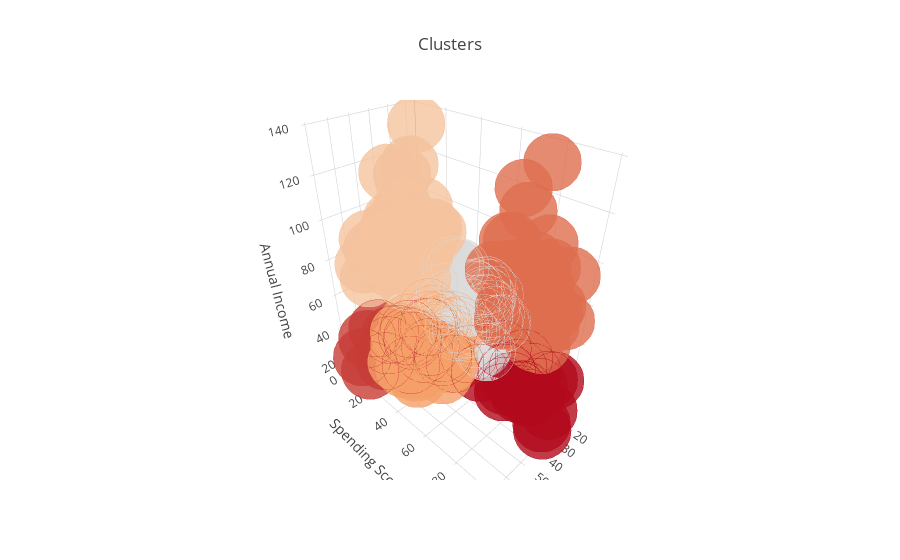

The cell this chart's notebook holds for it:
### Code cell
# Classify by all 3 parameters
algorithm = (KMeans(n_clusters = 6 ,init='k-means++', n_init = 10 ,max_iter=300, 
                        tol=0.0001,  random_state= 111  , algorithm='elkan') )
algorithm.fit(X3)
labels3 = algorithm.labels_
centroids3 = algorithm.cluster_centers_

df['label3'] =  labels3
trace1 = go.Scatter3d(
    x= df['Age'],
    y= df['Spending Score (1-100)'],
    z= df['Annual Income (k$)'],
    mode='markers',
     marker=dict(
        color = df['label3'], 
        size= 20,
        line=dict(
            color= df['label3'],
            width= 12
        ),
        opacity=0.8
     )
)
data = [trace1]
layout = go.Layout(
    title= 'Clusters',
    scene = dict(
            xaxis = dict(title  = 'Age'),
            yaxis = dict(title  = 'Spending Score'),
            zaxis = dict(title  = 'Annual Income')
        )
)
fig = go.Figure(data=data, layout=layout)
py.offline.iplot(fig)

### Figure 1 — Plotly figure (JSON) as saved in the notebook; plotly's stock layout.template omitted (floating-point values rounded to 4 significant figures; data arrays with more than 128 entries replaced by an {"elided": "..."} marker saying what was removed)
{"data": [{"marker": {"color": {"elided": "200 int values"}, "line": {"color": {"elided": "200 int values"}, "width": 12}, "opacity": 0.8, "size": 20}, "mode": "markers", "type": "scatter3d", "uid": "0d14dc2a-a920-4174-9376-87a304178419", "x": {"elided": "200 int values"}, "y": {"elided": "200 int values"}, "z": {"elided": "200 int values"}}], "layout": {"scene": {"xaxis": {"title": {"text": "Age"}}, "yaxis": {"title": {"text": "Spending Score"}}, "zaxis": {"title": {"text": "Annual Income"}}}, "title": {"text": "Clusters"}}}
